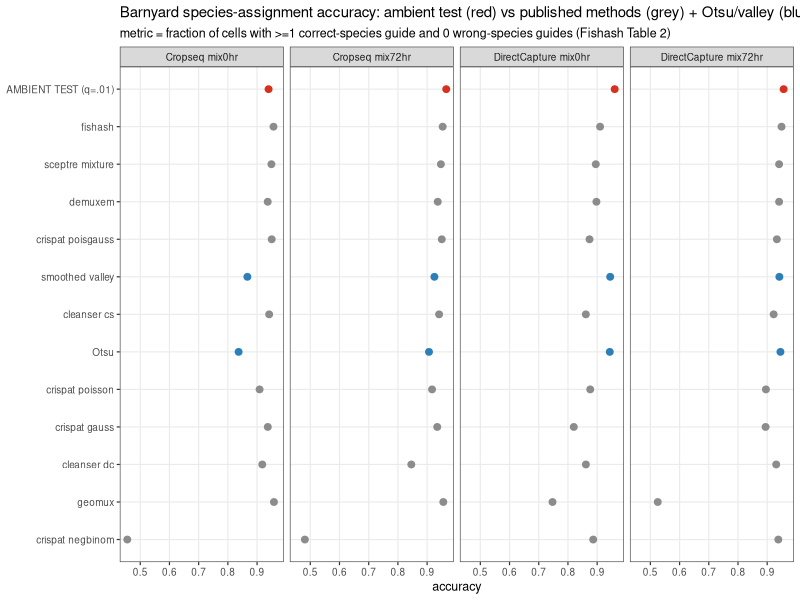

Here is the R script that generated this plot: (Note: this script raises an error after producing the figure.)
#!/usr/bin/env Rscript
# Consolidated barnyard comparison: the 10 methods from Fishash Table 2
# (transcribed) + Otsu, smoothed valley, and the ambient test (computed here,
# q=0.01). Metric = Table-2 accuracy (>=1 correct-species guide & 0 wrong).
suppressPackageStartupMessages({library(ggplot2); library(tidyr); library(dplyr)})
HERE <- dirname(normalizePath(sub("^--file=", "", grep("^--file=", commandArgs(FALSE), value = TRUE))))
HERE <- dirname(HERE)  # scripts/ -> folder root (added by reorg)
cols <- c("Cropseq mix0hr", "Cropseq mix72hr", "DirectCapture mix0hr", "DirectCapture mix72hr")
pub <- tribble(~method, ~`Cropseq mix0hr`, ~`Cropseq mix72hr`, ~`DirectCapture mix0hr`, ~`DirectCapture mix72hr`,
  "cleanser cs",0.9414,0.9410,0.8612,0.9221,  "cleanser dc",0.9178,0.8459,0.8614,0.9308,
  "crispat gauss",0.9367,0.9346,0.8200,0.8945, "crispat negbinom",0.4556,0.4815,0.8865,0.9381,
  "crispat poisgauss",0.9501,0.9502,0.8739,0.9331, "crispat poisson",0.9086,0.9169,0.8763,0.8956,
  "demuxem",0.9364,0.9364,0.8975,0.9408, "fishash",0.9563,0.9533,0.9100,0.9491,
  "geomux",0.9578,0.9555,0.7471,0.5252, "sceptre mixture",0.9491,0.9472,0.8953,0.9408)
mine <- tribble(~method, ~`Cropseq mix0hr`, ~`Cropseq mix72hr`, ~`DirectCapture mix0hr`, ~`DirectCapture mix72hr`,
  "Otsu",0.8368,0.9064,0.9432,0.9453, "smoothed valley",0.8668,0.9250,0.9446,0.9417,
  "AMBIENT TEST (q=.01)",0.9394,0.9655,0.9600,0.9562)
df <- bind_rows(pub %>% mutate(grp="published"), mine %>% mutate(grp=ifelse(grepl("AMBIENT",method),"ambient","nonparam"))) %>%
  pivot_longer(all_of(cols), names_to="sample", values_to="acc")
ord <- df %>% group_by(method) %>% summarize(m=mean(acc)) %>% arrange(m) %>% pull(method)
df$method <- factor(df$method, levels=ord)
p <- ggplot(df, aes(acc, method, color=grp)) +
  geom_point(size=2) + facet_wrap(~sample, nrow=1) +
  scale_color_manual(values=c(ambient="#d7301f", nonparam="#2c7fb8", published="grey55"), guide="none") +
  labs(title="Barnyard species-assignment accuracy: ambient test (red) vs published methods (grey) + Otsu/valley (blue)",
       subtitle="metric = fraction of cells with >=1 correct-species guide and 0 wrong-species guides (Fishash Table 2)",
       x="accuracy", y=NULL) +
  theme_bw(base_size=9) + theme(panel.grid.minor=element_blank())
ggsave(file.path(HERE,"results","Final_Barnyard_AllMethods.png"), p, width=12, height=4.2, dpi=120)
# mean-across-samples ranking
rank <- df %>% group_by(method,grp) %>% summarize(mean_acc=round(mean(acc),4),.groups="drop") %>% arrange(-mean_acc)
cat("Mean accuracy across the 4 barnyard samples (ranked):\n"); print(as.data.frame(rank), row.names=FALSE)
write.csv(rank, file.path(HERE,"results","Final_Barnyard_ranking.csv"), row.names=FALSE)
cat("\nWrote results/Final_Barnyard_AllMethods.png\n")
